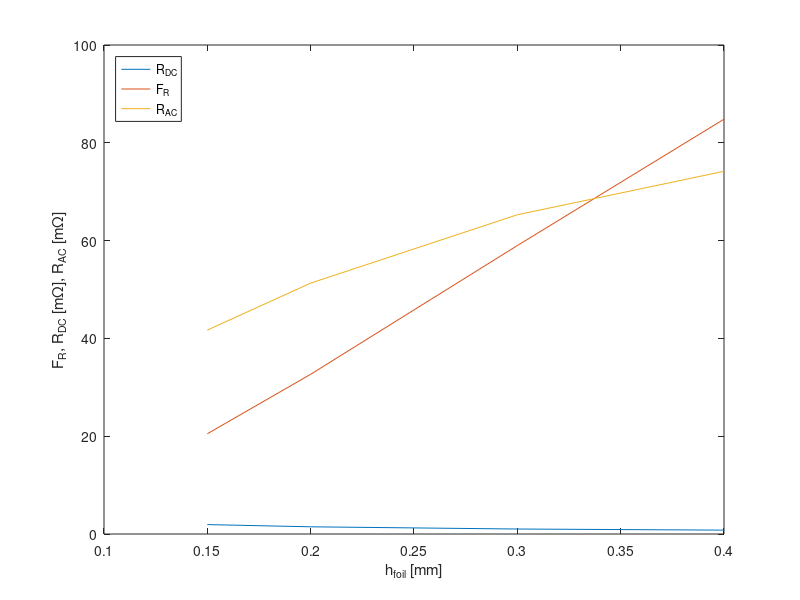

Write MATLAB code to recreate this figure.
clc, clear, close all

%%%%%%%%%%%%%%%%%%%%% Parameters and initial design %%%%%%%%%%%%%%%%%%%%%
Vin = 130;
Vo = 60;
n = 0.5;
D = Vo/Vin/(2*n);
fs = 200e3;
Ts = 1/fs;

D = 0.25;   % FOUND AT WORST CASE IN 'inductance.m'
Vo = 2*n*D*Vin

% Currents
IL_avg = 25
pIL = 0.2;
dIL = IL_avg*pIL

% Inductor inductance
L = (Vin*n-Vo)/dIL*D*1/(2*fs)
L = 4e-6;       % Adding a margin

dIL = (Vin*n-Vo)/L*D*1/(2*fs)   % new dIL
IL_rms = sqrt(IL_avg^2 + ((dIL/2)/sqrt(3))^2)
IC_rms = 1/sqrt(3)*dIL/2

% Capacitor capacitance
dQ = 0.5 * dIL/2 * 0.5*Ts/2
pVo = 0.01;
dVo = Vo*pVo;
Co = dQ/dVo
Co/3.3e-6

% Capacitor max ESR
ESR_max = dVo/dIL

%%%%%%%%%%%%%%%%%%%%% Core Specific Parameters %%%%%%%%%%%%%%%%%%%%%
% EPCOS TDK, E32/16/9, N87
% approx. 1mm airgap
AL = 145e-9;
Ae = 83e-6;
Ve = 6140e-9;
h_window = (22.7e-3 - 9.5e-3)/2;
h_window = 6e-3;
la = 11.6e-3; 
lb = 11.6e-3;
w_bobbin = 21.9e-3-2*0.9e-3;
w = 18e-3; % foil width


%%%%%%%%%%%%%%%%%%%%% Parameters %%%%%%%%%%%%%%%%%%%%%
N = ceil(sqrt(L/AL))
N = 6;
Pv = 16.5e3; % W/m^3 read at D = 0.25 N = 6
L = N^2*AL;
% Calculating currents again based on actual L
dIL = (Vin*n-Vo)/L*D*1/(2*fs)   % new dIL
IL_rms = sqrt(IL_avg^2 + ((dIL/2)/sqrt(3))^2)
IC_rms = 1/sqrt(3)*dIL/2
m = 1:N;

h_tape = 0.055e-3*2;
h = [0.15e-3 0.2e-3 0.3e-3 0.4e-3]'; % foil thickness
h_free_window = h_window - (N*h+N*h_tape);
l_creepage = h_free_window + (w_bobbin - w);

%%%%%%%%%%%%%%%%%%%%% R_DC & P_DC %%%%%%%%%%%%%%%%%%%%%
for i = 1:length(h)
    k = 0;
    for j = 1:length(m)
        lw(i,j) = la*2+lb*2 + k*8*(h(i)+h_tape);
        k = k+1;
    end
end
rho = 1.68 * 10^(-8);
A = w*h;

R_DCj = rho*lw./A;
for i = 1:length(h)
    R_DC(i,1) = sum(R_DCj(i,:));
end

% R_DCj = [layer1,h1 layer2,h1 ...
%          layer1,h2 layer2,h2 ...
% R_DC = [h1; h2; h3; h4]
R_DC
P_DC = R_DC*IL_avg^2

%%%%%%%%%%%%%%%%%%%%% R_AC & P_AC %%%%%%%%%%%%%%%%%%%%%
T = 50; % degrees C
rho_w = 1.68e-8*(1+0.003862*(T-20));
mu_0 = 4e-7*pi;
skindepth = sqrt(rho_w/(pi*mu_0*2*fs))

j = 1;
for p = [0.15e-3 0.2e-3 0.3e-3 0.4e-3] % foil thickness
    phi = p/skindepth;
    FR = 0;
    for i = 1:length(m)
        FR_j = phi/2 * ((exp(phi)-exp(-phi))/2+sind(phi))/((exp(phi)+exp(-phi))/2-cosd(phi)) + phi/2*(2*m(i)-1)^2*((exp(phi)-exp(-phi))/2-sind(phi))/((exp(phi)+exp(-phi))/2+cosd(phi));
        FR_j_array(j,i) = FR_j;
        FR = FR + FR_j;
    end 
    FR_array(j) = FR/length(m);
    j = j+1;
end
% FR_j_array: [FR_1(h1) FR_2(h1) FR_3(h1) FR_4(h1); 
%              FR_1(h2) FR_2(h2) FR_3(h2) FR_4(h2); ...

R_ACj = FR_j_array .* R_DCj;
for i= 1:length(h)
    R_AC(i,1) = sum(R_ACj(i,:));
end 

% R_ACj = [layer1,h1 layer2,h1 ...
%          layer1,h2 layer2,h2 ...
% R_AC = [h1; h2; h3; h4]
R_AC
P_AC = R_AC*IC_rms^2

figure(1)
plot(h*1e3,(R_DC*1e3)', h*1e3,FR_array, h*1e3,(R_AC*1e3)')
legend('R_{DC}', 'F_R', 'R_{AC}', 'Location', 'NorthWest')
xlabel('h_{foil} [mm]')
ylabel('F_R, R_{DC} [m\Omega], R_{AC} [m\Omega]')

%%%%%%%%%%%%%%%%%%%%% Intra-winding Capacitance %%%%%%%%%%%%%%%%%%%%%
V1 = Vin*n;
k = 0;
for i = 1:(length(m)+1)
    V(i) = Vin*n - k*(Vin*n-Vo)/length(m);
    k = k+1;
end

for i = 1:(length(m)-1)
    Vaj(i) = V(i+1)-V(i);
    Vbj(i) = V(i+2)-V(i+1);
end

epsi_0 = 8.85419e-12;
epsi_r = 3.4;
V_tot = Vin*n;

for i = 1:length(h)
    for j = 1:(length(m)-1)
        Cdmj(i,j) = w*lw(i,j+1)/h_tape*(Vaj(j)^2+Vaj(j)*Vbj(j)+Vbj(j)^2);
    end
end

for i = 1:length(h)
    Cdm(i,1) = epsi_0*epsi_r/(3*V_tot^2) * sum(Cdmj(i,:));
end

Cdm
P_Cdm = 0.5*Cdm*V_tot^2*2*fs

%%%%%%%%%%%%%%%%%%%%% Leakage Inductance %%%%%%%%%%%%%%%%%%%%%
Nrow = 1;
I_tot = IL_avg;

I_enclosed = m*IL_avg;
i = 1;
Lj = lw(i,1)*h./(3*Nrow*w) * (I_enclosed(1)^2);
for i = 1:length(h)
    for j = 2:length(m)
        Lj(i,j) = lw(i,j)*h(i)./(3*Nrow*w) * (I_enclosed(j)^2 + I_enclosed(j)*I_enclosed(j-1)+I_enclosed(j-1)^2);
    end
end

for i = 1:length(h)
    for j = 1:length(m)-1
        Lj_insul(i,j) = lw(i,j)*h(i)./w * (I_enclosed(j+1)-I_enclosed(j))^2;
    end
end

for i = 1:length(h)
    L_llk(i,1) = mu_0/I_tot^2*(sum(Lj(i,:)) + sum(Lj_insul(i,:)));
end
L_llk

%%%%%%%%%%%%%%%%%%%%% Core Loss %%%%%%%%%%%%%%%%%%%%%

dB = D*(Vin*n-Vo)/(N*Ae*2*fs)
Bpk = L*(IL_avg+dIL/2)/(N*Ae) % 127mT
% Kc = 1.766;
% alpha = 1.36;
% beta = 2.10;
% 
% Ki = Kc/(2^(beta-1)*pi^(alpha-1)*(1.1044+6.8244/(alpha+1.354)));
% 
% syms Ki
% eq = Pv == Ki*200e-3^beta*300e3^alpha*(D^(1-alpha)+(1-D)^(1-alpha));
% Ki = solve(eq,Ki)
% Pv = Ki*dB^beta*2*fs^alpha*(D^(1-alpha)+(1-D)^(1-alpha))
% Pv = double(Pv)

P_core_notstein = Pv*Ve;

%%%%%%%%%%%%%%%%%%%%% Total Losses %%%%%%%%%%%%%%%%%%%%%
P_Cdm
P_core_notstein
P_cu = P_AC + P_DC

P_tot = P_Cdm + P_DC + P_AC + P_core_notstein

%%%%%%%%%%%%%%%%%%%%% Temperature %%%%%%%%%%%%%%%%%%%%%
lh = 3.28;
ll = 3.2;
ld = 0.95;
A_su = lh*ll*2 + ll*ld*2 + lh*ld*2;
T_init = 25;
dT = (P_tot*1e3/A_su).^0.833
T = T_init + dT;

%%%%%%%%%%%%%%%%%%%% Measurements %%%%%%%%%%%%%%%%%%%%
% 7 stk paper in each outer leg

h = 0.4e-3;
A = w*h;
l_terminal = 40e-3;
l_terminal_tip = 8e-3;
w_terminal_tip = 7e-3;
l_wing = 15e-3;
w_wing = 7e-3;

R_DC_extra = (rho*l_terminal/A + rho*l_terminal_tip/(h*w_terminal_tip))*2 + ( rho*l_wing/(h*w_wing) )/2; % terminal*2 + 2 overgange i parallel
R_DC_tot = (R_DC(4) + R_DC_extra)
P_DC_tot = R_DC_tot.*IL_avg^2

C_extra = epsi_0*epsi_r*w*l_terminal/(h_tape)
C_tot = Cdm(4) + C_extra
P_C_tot = 0.5*C_tot*V_tot^2*2*fs